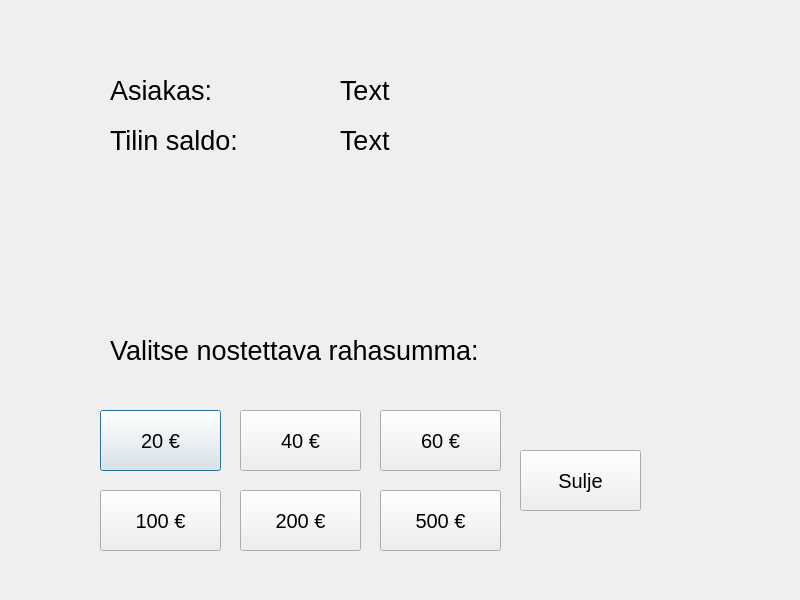
<?xml version="1.0" encoding="UTF-8"?>
<ui version="4.0">
 <class>DrawWindow</class>
 <widget class="QDialog" name="DrawWindow">
  <property name="geometry">
   <rect>
    <x>0</x>
    <y>0</y>
    <width>800</width>
    <height>600</height>
   </rect>
  </property>
  <property name="windowTitle">
   <string>Dialog</string>
  </property>
  <widget class="QLabel" name="label_1">
   <property name="geometry">
    <rect>
     <x>110</x>
     <y>60</y>
     <width>191</width>
     <height>61</height>
    </rect>
   </property>
   <property name="font">
    <font>
     <pointsize>20</pointsize>
    </font>
   </property>
   <property name="text">
    <string>Asiakas:</string>
   </property>
  </widget>
  <widget class="QPushButton" name="button_20e">
   <property name="geometry">
    <rect>
     <x>100</x>
     <y>410</y>
     <width>121</width>
     <height>61</height>
    </rect>
   </property>
   <property name="font">
    <font>
     <pointsize>15</pointsize>
    </font>
   </property>
   <property name="text">
    <string>20 €</string>
   </property>
  </widget>
  <widget class="QPushButton" name="button_40e">
   <property name="geometry">
    <rect>
     <x>240</x>
     <y>410</y>
     <width>121</width>
     <height>61</height>
    </rect>
   </property>
   <property name="font">
    <font>
     <pointsize>15</pointsize>
    </font>
   </property>
   <property name="text">
    <string>40 €</string>
   </property>
  </widget>
  <widget class="QPushButton" name="button_60e">
   <property name="geometry">
    <rect>
     <x>380</x>
     <y>410</y>
     <width>121</width>
     <height>61</height>
    </rect>
   </property>
   <property name="font">
    <font>
     <pointsize>15</pointsize>
    </font>
   </property>
   <property name="text">
    <string>60 €</string>
   </property>
  </widget>
  <widget class="QPushButton" name="button_100e">
   <property name="geometry">
    <rect>
     <x>100</x>
     <y>490</y>
     <width>121</width>
     <height>61</height>
    </rect>
   </property>
   <property name="font">
    <font>
     <pointsize>15</pointsize>
    </font>
   </property>
   <property name="text">
    <string>100 €</string>
   </property>
  </widget>
  <widget class="QPushButton" name="button_200e">
   <property name="geometry">
    <rect>
     <x>240</x>
     <y>490</y>
     <width>121</width>
     <height>61</height>
    </rect>
   </property>
   <property name="font">
    <font>
     <pointsize>15</pointsize>
    </font>
   </property>
   <property name="text">
    <string>200 €</string>
   </property>
  </widget>
  <widget class="QPushButton" name="button_500e">
   <property name="geometry">
    <rect>
     <x>380</x>
     <y>490</y>
     <width>121</width>
     <height>61</height>
    </rect>
   </property>
   <property name="font">
    <font>
     <pointsize>15</pointsize>
    </font>
   </property>
   <property name="text">
    <string>500 €</string>
   </property>
  </widget>
  <widget class="QPushButton" name="button_exit">
   <property name="geometry">
    <rect>
     <x>520</x>
     <y>450</y>
     <width>121</width>
     <height>61</height>
    </rect>
   </property>
   <property name="font">
    <font>
     <pointsize>15</pointsize>
    </font>
   </property>
   <property name="text">
    <string>Sulje</string>
   </property>
  </widget>
  <widget class="QLabel" name="label_2">
   <property name="geometry">
    <rect>
     <x>110</x>
     <y>110</y>
     <width>191</width>
     <height>61</height>
    </rect>
   </property>
   <property name="font">
    <font>
     <pointsize>20</pointsize>
    </font>
   </property>
   <property name="text">
    <string>Tilin saldo:</string>
   </property>
  </widget>
  <widget class="QLabel" name="label_info">
   <property name="geometry">
    <rect>
     <x>110</x>
     <y>190</y>
     <width>571</width>
     <height>111</height>
    </rect>
   </property>
   <property name="font">
    <font>
     <pointsize>15</pointsize>
    </font>
   </property>
   <property name="text">
    <string/>
   </property>
  </widget>
  <widget class="QLabel" name="label_client_name">
   <property name="geometry">
    <rect>
     <x>340</x>
     <y>60</y>
     <width>421</width>
     <height>61</height>
    </rect>
   </property>
   <property name="font">
    <font>
     <pointsize>20</pointsize>
    </font>
   </property>
   <property name="text">
    <string>Text</string>
   </property>
  </widget>
  <widget class="QLabel" name="label_balance">
   <property name="geometry">
    <rect>
     <x>340</x>
     <y>110</y>
     <width>421</width>
     <height>61</height>
    </rect>
   </property>
   <property name="font">
    <font>
     <pointsize>20</pointsize>
    </font>
   </property>
   <property name="text">
    <string>Text</string>
   </property>
  </widget>
  <widget class="QLabel" name="label_3">
   <property name="geometry">
    <rect>
     <x>110</x>
     <y>320</y>
     <width>571</width>
     <height>61</height>
    </rect>
   </property>
   <property name="font">
    <font>
     <pointsize>20</pointsize>
    </font>
   </property>
   <property name="text">
    <string>Valitse nostettava rahasumma:</string>
   </property>
  </widget>
 </widget>
 <resources/>
 <connections/>
</ui>
